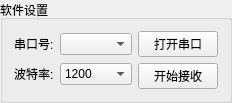
         <widget class="QGroupBox" name="groupBox">
          <property name="sizePolicy">
           <sizepolicy hsizetype="Maximum" vsizetype="Fixed">
            <horstretch>0</horstretch>
            <verstretch>0</verstretch>
           </sizepolicy>
          </property>
          <property name="title">
           <string>软件设置</string>
          </property>
          <layout class="QHBoxLayout" name="horizontalLayout_13">
           <item>
            <layout class="QHBoxLayout" name="horizontalLayout_3">
             <property name="sizeConstraint">
              <enum>QLayout::SetDefaultConstraint</enum>
             </property>
             <item>
              <layout class="QVBoxLayout" name="verticalLayout">
               <property name="sizeConstraint">
                <enum>QLayout::SetFixedSize</enum>
               </property>
               <item>
                <layout class="QHBoxLayout" name="horizontalLayout">
                 <item>
                  <widget class="QLabel" name="label_Com">
                   <property name="sizePolicy">
                    <sizepolicy hsizetype="Maximum" vsizetype="Fixed">
                     <horstretch>0</horstretch>
                     <verstretch>0</verstretch>
                    </sizepolicy>
                   </property>
                   <property name="text">
                    <string>&lt;html&gt;&lt;head/&gt;&lt;body&gt;&lt;p&gt;串口号:&lt;/p&gt;&lt;/body&gt;&lt;/html&gt;</string>
                   </property>
                  </widget>
                 </item>
                 <item>
                  <widget class="QComboBox" name="comboBox_Com">
                   <property name="sizePolicy">
                    <sizepolicy hsizetype="Expanding" vsizetype="Fixed">
                     <horstretch>0</horstretch>
                     <verstretch>0</verstretch>
                    </sizepolicy>
                   </property>
                   <property name="inputMethodHints">
                    <set>Qt::ImhNone</set>
                   </property>
                  </widget>
                 </item>
                </layout>
               </item>
               <item>
                <layout class="QHBoxLayout" name="horizontalLayout_2">
                 <item>
                  <widget class="QLabel" name="label_Baud">
                   <property name="sizePolicy">
                    <sizepolicy hsizetype="Maximum" vsizetype="Fixed">
                     <horstretch>0</horstretch>
                     <verstretch>0</verstretch>
                    </sizepolicy>
                   </property>
                   <property name="text">
                    <string>&lt;html&gt;&lt;head/&gt;&lt;body&gt;&lt;p&gt;波特率:&lt;/p&gt;&lt;/body&gt;&lt;/html&gt;</string>
                   </property>
                  </widget>
                 </item>
                 <item>
                  <widget class="QComboBox" name="comboBox_Baud">
                   <property name="sizePolicy">
                    <sizepolicy hsizetype="Expanding" vsizetype="Fixed">
                     <horstretch>0</horstretch>
                     <verstretch>0</verstretch>
                    </sizepolicy>
                   </property>
                   <item>
                    <property name="text">
                     <string>1200</string>
                    </property>
                   </item>
                   <item>
                    <property name="text">
                     <string>2400</string>
                    </property>
                   </item>
                   <item>
                    <property name="text">
                     <string>4800</string>
                    </property>
                   </item>
                   <item>
                    <property name="text">
                     <string>9600</string>
                    </property>
                   </item>
                   <item>
                    <property name="text">
                     <string>19200</string>
                    </property>
                   </item>
                   <item>
                    <property name="text">
                     <string>38400</string>
                    </property>
                   </item>
                   <item>
                    <property name="text">
                     <string>57600</string>
                    </property>
                   </item>
                   <item>
                    <property name="text">
                     <string>115200</string>
                    </property>
                   </item>
                  </widget>
                 </item>
                </layout>
               </item>
              </layout>
             </item>
             <item>
              <layout class="QVBoxLayout" name="verticalLayout_10">
               <item>
                <widget class="QPushButton" name="pushButton_OpenCom">
                 <property name="sizePolicy">
                  <sizepolicy hsizetype="Maximum" vsizetype="Fixed">
                   <horstretch>0</horstretch>
                   <verstretch>0</verstretch>
                  </sizepolicy>
                 </property>
                 <property name="toolTip">
                  <string/>
                 </property>
                 <property name="text">
                  <string>打开串口</string>
                 </property>
                </widget>
               </item>
               <item>
                <widget class="QPushButton" name="pushButton_OpenRec">
                 <property name="sizePolicy">
                  <sizepolicy hsizetype="Maximum" vsizetype="Fixed">
                   <horstretch>0</horstretch>
                   <verstretch>0</verstretch>
                  </sizepolicy>
                 </property>
                 <property name="text">
                  <string>开始接收</string>
                 </property>
                </widget>
               </item>
              </layout>
             </item>
            </layout>
           </item>
          </layout>
         </widget>
